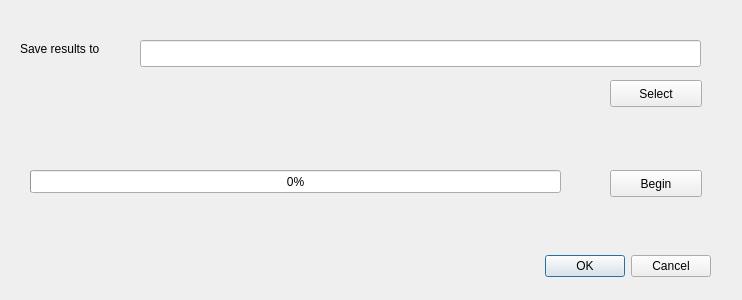
<?xml version="1.0" encoding="UTF-8"?>
<ui version="4.0">
 <class>batchintdlg</class>
 <widget class="QDialog" name="batchintdlg">
  <property name="geometry">
   <rect>
    <x>0</x>
    <y>0</y>
    <width>742</width>
    <height>300</height>
   </rect>
  </property>
  <property name="windowTitle">
   <string>Perform batch integration</string>
  </property>
  <widget class="QDialogButtonBox" name="buttonBox">
   <property name="geometry">
    <rect>
     <x>510</x>
     <y>250</y>
     <width>201</width>
     <height>32</height>
    </rect>
   </property>
   <property name="orientation">
    <enum>Qt::Horizontal</enum>
   </property>
   <property name="standardButtons">
    <set>QDialogButtonBox::Cancel|QDialogButtonBox::Ok</set>
   </property>
  </widget>
  <widget class="QLabel" name="label">
   <property name="geometry">
    <rect>
     <x>20</x>
     <y>40</y>
     <width>101</width>
     <height>17</height>
    </rect>
   </property>
   <property name="text">
    <string>Save results to</string>
   </property>
  </widget>
  <widget class="QLineEdit" name="destfile">
   <property name="geometry">
    <rect>
     <x>140</x>
     <y>40</y>
     <width>561</width>
     <height>27</height>
    </rect>
   </property>
   <property name="toolTip">
    <string>This is where the results will go to</string>
   </property>
  </widget>
  <widget class="QPushButton" name="seldestfile">
   <property name="geometry">
    <rect>
     <x>610</x>
     <y>80</y>
     <width>92</width>
     <height>27</height>
    </rect>
   </property>
   <property name="toolTip">
    <string>Click here to bring up a save dialog
for the destination file.</string>
   </property>
   <property name="text">
    <string>Select</string>
   </property>
  </widget>
  <widget class="QProgressBar" name="intprogress">
   <property name="geometry">
    <rect>
     <x>30</x>
     <y>170</y>
     <width>531</width>
     <height>23</height>
    </rect>
   </property>
   <property name="value">
    <number>0</number>
   </property>
  </widget>
  <widget class="QPushButton" name="begin">
   <property name="geometry">
    <rect>
     <x>610</x>
     <y>170</y>
     <width>92</width>
     <height>27</height>
    </rect>
   </property>
   <property name="toolTip">
    <string>Click here to begin integration</string>
   </property>
   <property name="text">
    <string>Begin</string>
   </property>
  </widget>
 </widget>
 <tabstops>
  <tabstop>destfile</tabstop>
  <tabstop>seldestfile</tabstop>
  <tabstop>begin</tabstop>
  <tabstop>buttonBox</tabstop>
 </tabstops>
 <resources/>
 <connections>
  <connection>
   <sender>buttonBox</sender>
   <signal>accepted()</signal>
   <receiver>batchintdlg</receiver>
   <slot>accept()</slot>
   <hints>
    <hint type="sourcelabel">
     <x>248</x>
     <y>254</y>
    </hint>
    <hint type="destinationlabel">
     <x>157</x>
     <y>274</y>
    </hint>
   </hints>
  </connection>
  <connection>
   <sender>buttonBox</sender>
   <signal>rejected()</signal>
   <receiver>batchintdlg</receiver>
   <slot>reject()</slot>
   <hints>
    <hint type="sourcelabel">
     <x>316</x>
     <y>260</y>
    </hint>
    <hint type="destinationlabel">
     <x>286</x>
     <y>274</y>
    </hint>
   </hints>
  </connection>
 </connections>
</ui>
